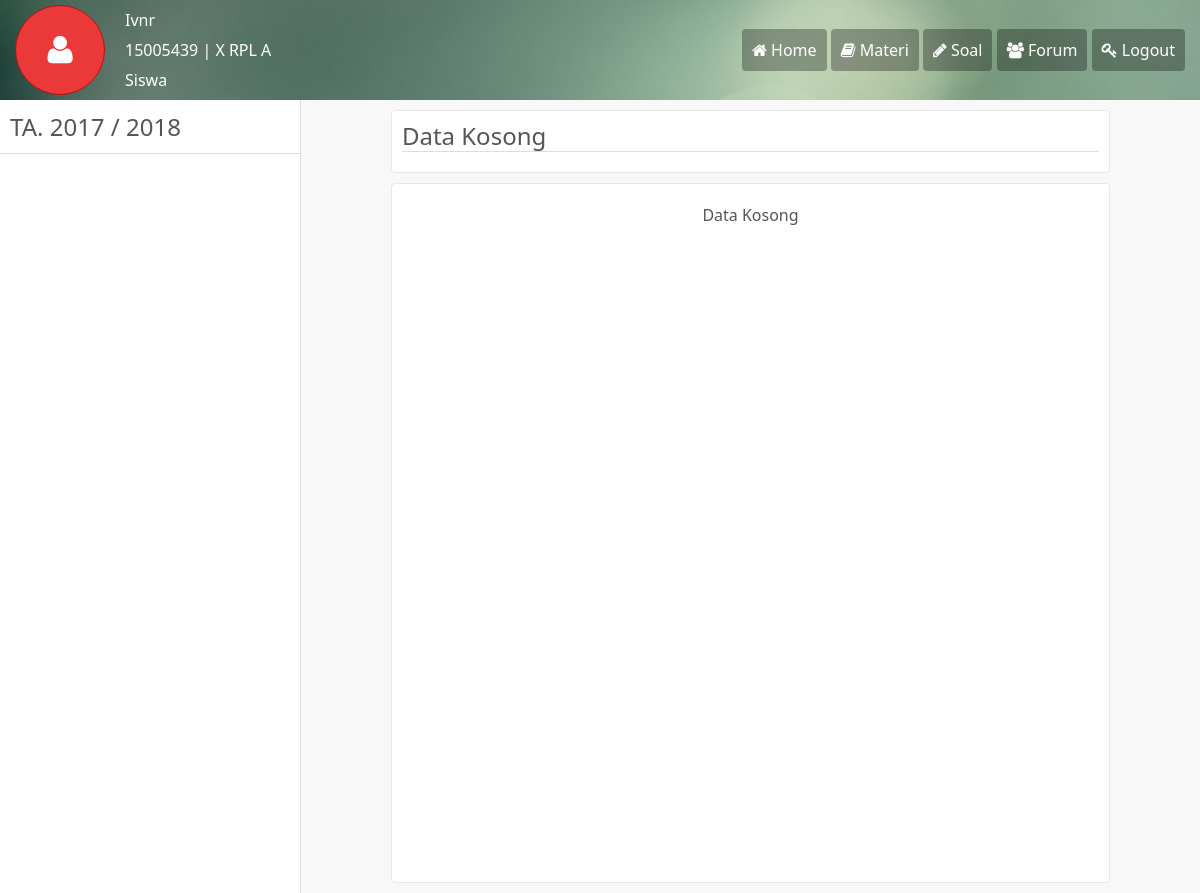
The page /siswa/materi.php (signed in) on the database its author committed.
### tables this page shows
CREATE TABLE `siswa` (
  `id` int(11) NOT NULL,
  `id_user` varchar(30) NOT NULL,
  `NIS` varchar(255) NOT NULL,
  `id_kelas` varchar(255) NOT NULL,
  `alamat` varchar(255) NOT NULL,
  `sesi` varchar(30) NOT NULL,
  `keterangan` text NOT NULL
);

CREATE TABLE `kelas` (
  `id` int(11) NOT NULL,
  `tingkat` varchar(30) NOT NULL,
  `kelas` varchar(30) NOT NULL,
  `jurusan` varchar(30) NOT NULL
);

CREATE TABLE `ta` (
  `id` int(11) NOT NULL,
  `ta` year(4) NOT NULL
);

### sys/cent.php (called while the page is built, shortened)
<?php
function ambil($tbl, $prm){
	global $link;
	$ok = "SELECT * FROM $tbl $prm";
	$result = mysqli_query($link, $ok);
	return $result;
}
?>

### siswa/materi.php (the view, shortened to what this page needs)
<?php
$title='Materi';
require_once 'view/header.php';
$idu = $_SESSION['user']['id'];
$hasil = ambil('siswa',"WHERE id_user='$idu'");
while($row=mysqli_fetch_assoc($hasil)){
	$ids = $row['id'];
	$idk = $row['id_kelas'];
}
$hasil = ambil('kelas',"WHERE id='$idk'");
while($row=mysqli_fetch_assoc($hasil)){
	if($row['tingkat']==='X'){
		$bg = 'merah';
	}elseif($row['tingkat']==='XI'){
		$bg = 'hijau';
	}elseif($row['tingkat']==='XII'){
		$bg = 'biru';
	}
}
$hasil = ambil('mapel',"");
while($row=mysqli_fetch_assoc($hasil)){
	$idm = $row['id'];
	$mapel[$idm] = $row['nama'];
}
?>
<div class="bungkus">
	<div class="sideus">
		<div class="atasside">
		<?php
			$hasil = ambil('ta', "");
			while($row=mysqli_fetch_assoc($hasil)){
				$ta = $row['ta'];
			}
			$te = $ta + 1;
		?>
			<h2>TA. <?=$ta?> / <?=$te?></h2>
		</div>
	</div>
	<div class="mainus">
		<?php
		if(isset($_GET['q'])){
			$q = $_GET['q'];
		?>
		<div class="judul">
			<h2><?=$mapel[$didm[$q]]?></h2>
			<?php
				$i = 0;
				$hasil = ambil('materi',"WHERE id_detail='$q'");
				while($row=mysqli_fetch_assoc($hasil)){
					$i++;
					$mid[$i] = $row['id'];
					$ket = $row['keterangan'];
					if(isset($_GET['m'])){
						$m = $_GET['m'];
						if($mid[$i]===$m){
							$sty = $bg;
						}else{
							$sty = 'putih';
						}
					}
			?>
			<a href="materi.php?q=<?=$q?>&m=<?=$mid[$i]?>" class="tmbl <?=$sty?>"><?=$ket?></a>
			<?php } ?>
			<form action="soal.php" method="post" class="full">
				<input type="hidden" name="q" value="<?=$q?>">
			<?php
				$i = 0;
				$o = 0;
				$hasil = ambil('paket', "WHERE id_detail='$q' AND kategori='Latihan' AND status='1'");
				while($row=mysqli_fetch_assoc($hasil)){
					$paket = $row['kode_soal'];
					$result = ambil('soal', "WHERE kode_soal='$paket'");
					while($br=mysqli_fetch_assoc($result)){
						$i++;
					}
					$sid = $row['id'];
					$result = ambil('hasil', "WHERE id_paket='$sid' AND id_detail='$q' AND id_siswa='$ids'");
					while($br=mysqli_fetch_assoc($result)){
						$o++;
					}
				}
				if($i>0 AND $o===0){
			?>
				<input type="submit" name="soal" value="Latihan" onclick="return confirm('Apakah anda yakin? Anda tidak akan dapat mengakses halaman lain sampai anda selesai mengerjakan atau Logout')" class="tmbl putih">
			<?php } ?>
			<?php
				$i = 0;
				$o = 0;
				$hasil = ambil('paket', "WHERE id_detail='$q' AND kategori='Ujian' AND status='1'");
				while($row=mysqli_fetch_assoc($hasil)){
					$paket = $row['kode_soal'];
					$result = ambil('soal', "WHERE kode_soal='$paket'");
					while($br=mysqli_fetch_assoc($result)){
						$i++;
					}
					$sid = $row['id'];
					$result = ambil('hasil', "WHERE id_paket='$sid' AND id_detail='$q' AND id_siswa='$ids'");
					while($br=mysqli_fetch_assoc($result)){
						$o++;
					}
				}
				if($i>0 AND $o===0){
			?>
				<input type="submit" name="soal" value="Ujian" onclick="return confirm('Apakah anda yakin? Anda tidak akan dapat mengakses halaman lain sampai anda selesai mengerjakan atau Logout')" class="tmbl putih">
			<?php } ?>
			</form>
		</div>
		<?php
			if(isset($_GET['m'])){
				$m = $_GET['m'];
				$i = 0;
				$o = 0;
				$hasil = ambil('materi',"WHERE id='$m'");
				while($row=mysqli_fetch_assoc($hasil)){
					$i++;
					$ket = $row['keterangan'];
					$link = $row['link'];
					foreach($did as $num):
						if($num===$row['id_detail']){
							$o++;
						}
					endforeach;
				}
				if($o===0){
					alert("Tidak bisa mengakses","materi.php?q=$q");
				}
		?>
		<div class="mainisi">
			<center style="padding: 10px;">Materi - <?=$ket?></center>
			<div class="pdf">
				<object data="../assets/data/materi/<?=$link?>.pdf" type="application/pdf" width="100%" height="100%">
				</object>
			</div>
		</div>
		<?php
			}else{
				$i = 0;
				$hasil = ambil('materi',"WHERE id_detail='$q'");
				while($row=mysqli_fetch_assoc($hasil)){
					$i++;
				}
				if($i===0){
					echo '<div class="mainisi"><center style="padding: 10px;">Data Kosong!</center></div>';
				}else{
					header("refresh:0; url=materi.php?q=$q&m=$mid[1]");
				}
			}
		}else{ ?>
		<div class="judul">
			<h2>Data Kosong</h2>
		</div>
		<div class="mainisi">
			<center style="padding: 10px;">Data Kosong</center>
		</div>
	</div>
	<?php } ?>
</div>
<?php
require_once 'view/footer.php';
 ?>

### siswa/view/header.php (shortened to what this page needs)
<?php
require_once "../sys/cent.php";
?>
<!DOCTYPE html>
<html lang="en">
<head>
	<link rel="stylesheet" href="../style.css">
	<link rel="stylesheet" href="../fonts/font-awesome.css">
</head>
<body>
<div class="navuser">
	<div class="k2">
		<?php
			$us = $_SESSION['user']['un'];
			$hasil = ambil('user', "WHERE username='$us'");
			while($row=mysqli_fetch_assoc($hasil)){
				$iduser = $row['id'];
			}
			$hasil = ambil('siswa', "WHERE id_user='$iduser'");
			while($row=mysqli_fetch_assoc($hasil)){
				$idkelas = $row['id_kelas'];
				$nis = $row['NIS'];
			}
			$hasil = ambil('kelas', "WHERE id='$idkelas'");
			while($row=mysqli_fetch_assoc($hasil)){
				$tingkat = $row['tingkat'];
				$kelas = $row['kelas'];
				$jurusan = $row['jurusan'];
			}
			if($tingkat==='X'){
				$badge = 'merah';
			}elseif($tingkat==='XI'){
				$badge = 'hijau';
			}elseif($tingkat==='XII'){
				$badge = 'biru';
			}
		?>
		<div class="icu kiri <?=$badge?>">
			<h1><i class="fa fa-user"></i></h1>
		</div>
		<?=$_SESSION['user']['name'];?> <br>
		<?=$nis.' | '.$tingkat.' '.$jurusan.' '.$kelas?> <br>
		<?php if($title==='Home'){ ?> <a href="ref.php" style="color:white;"><?=$_SESSION['user']['status'];?></a> <?php }else{ ?> <?=$_SESSION['user']['status'];?> <?php } ?>
	</div>
	<div class="k2">
		<div class="menuus">
			<a href="index.php"><i class="fa fa-home"></i> Home</a>
			<a href="materi.php"><i class="fa fa-book"></i> Materi</a>
			<a href="soal.php"><i class="fa fa-pencil"></i> Soal</a>
			<a href="forum.php"><i class="fa fa-group"></i> Forum</a>
			<a href="../logout.php"><i class="fa fa-key"></i> Logout</a>
		</div>
	</div>
</div>

### style.css (style rules this page uses)
* { margin: 0; padding: 0; font-family: 'Century Gothic','Segoe UI',sans-serif; box-sizing: border-box; text-decoration: none; font-weight: normal; max-width: 100% !important; }
body { background: #f8f8f8; font-size: 16px; color: #555; }
.bungkus { width: 100%; height: auto; overflow: hidden; margin: 0 auto; background: #fff; }
nav, h1,h2,h3,h4,p,b { display: block; }
.k2,.k3,.k4 { float: left; }
.k2 { width: 50%; }
.kiri { float: left; }
.merah { background: #eb3838; color: #fff; border:1px solid #B91010; }
.navuser, .navadmin { height: 100px; line-height: 30px; color: #fff; padding: 5px 15px; background: #2196f3; }
.icu { width: 90px; height: 90px; cursor:pointer; overflow: hidden; text-align: center; border-radius: 50%; margin-right: 20px; }
.icu h1 { margin-top:28px; }
.menuus { line-height: 90px; text-align: right; }
.menuus a { padding: 10px; color: #fff; border-radius: 4px; background: rgba(0,0,0,0.3); }
.sideus { width: 25%; float: left; min-height: 600px; }
.atasside { padding: 10px; border-bottom: 1px solid #ddd; }
.mainus { min-height: 600px; width: 75%; float: left; border-left: 1px solid #ddd; background: #f8f8f8; }
.mainisi,.judul { width: 80%; margin: 10px auto; padding: 10px; background: #fff; min-height: 700px; border: 1px solid #e7e7e7; border-radius: 4px; }
.judul { min-height: 40px; line-height: 30px; margin-bottom: 10px; }
.judul h2 { display: block; border-bottom: 1px solid #ddd; margin-bottom: 10px; }

### rows shown on the page
siswa: NIS "15005439"
kelas: tingkat "X", jurusan "RPL", kelas "A"
ta: ta "2017", ta "2018"

### other values the page prints
$_SESSION['user']['name'] "Ivnr"
$_SESSION['user']['status'] "Siswa"
